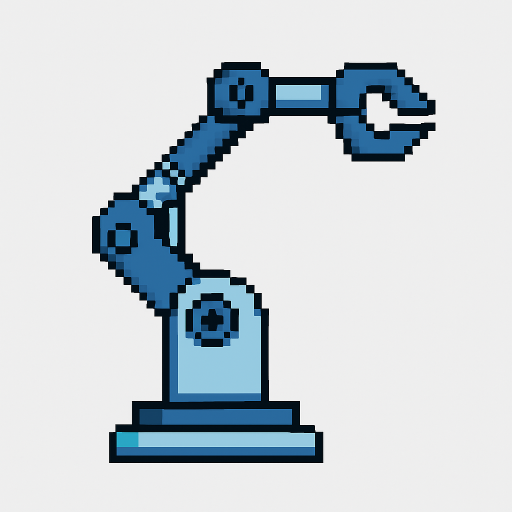
#> input picture testTempalates/45deg.png, 1024 x 1024 px (shown at 1/2 size)
$ python convertIImage.py
#> lines starting #> are read from the running program, lines starting #| are printed output that depends on the picture
import numpy as np
import cv2
import pyperclip
import os


def convert_img(file_name, img_name, width, height):
    """
    Convert an image to a C-style array (RGB565 format), copy to clipboard.

    :param file_name: Path to the input image.
    :param img_name: Name of the output C array.
    :param width: Target width of the image.
    :param height: Target height of the image.
    """
#> called with file_name = '45deg.png', img_name = 'paimon', width = 50, height = 50
    if not os.path.exists(file_name):
        raise FileNotFoundError(f"File not found: {file_name}")

    img = cv2.imread(file_name)
#> img is the input picture: shape (1024, 1024, 3); mean B, G, R 214.6, 209, 201
    if img is None:
        raise ValueError(f"Failed to load image: {file_name}")

    img = cv2.resize(img, (width, height), interpolation=cv2.INTER_NEAREST)
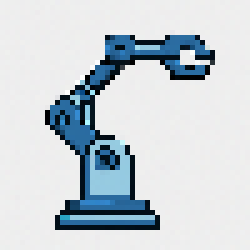
#> img: shape (50, 50, 3) (shown 5 times larger); mean B, G, R 214.3, 208.4, 200
    img = img.astype(np.uint16)

    # Convert BGR to RGB565 format
    img_r = img[:, :, 2] >> 3
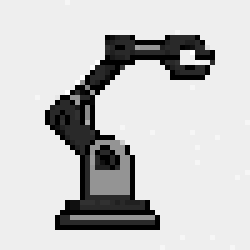
#> img_r: shape (50, 50) uint16 (shown 5 times larger); min 0, max 31, mean 24.4; drawn with min black and max white
    img_g = img[:, :, 1] >> 2
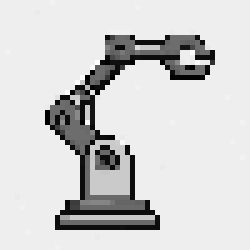
#> img_g: shape (50, 50) uint16 (shown 5 times larger); min 0, max 63, mean 51.7; drawn with min black and max white
    img_b = img[:, :, 0] >> 3
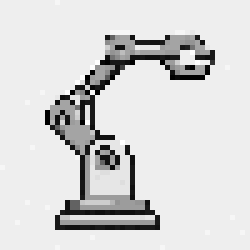
#> img_b: shape (50, 50) uint16 (shown 5 times larger); min 0, max 31, mean 26.1; drawn with min black and max white
    img = (img_r << 11) | (img_g << 5) | img_b
#> img: shape (50, 50) uint16

    img_flat = img.flatten()
#> img_flat = 2500 values, max 65535 at index 538, min 0 at index 621, mean 51559.3
    img_array = ', '.join(f"0x{x:04X}" for x in img_flat)
    output_code = f"unsigned short {img_name}[{width * height}] = {{{img_array}}};"

    # Add drawing functions
    output_code += "\n\n" + generate_draw_pixel_code(img_name, width, height)

    # Copy to clipboard
    pyperclip.copy(output_code)
    print("✅ C array and draw code copied to clipboard!")


def generate_draw_pixel_code(img_name, width, height):
    """
    Generate C code to draw and erase the image using plot_pixel().

    :param img_name: Name of the image array.
    :param width: Image width.
    :param height: Image height.
    :return: C function code as a string.
    """
    return f"""void plot_image_{img_name}(int x, int y) {{
    for (int i = 0; i < {height}; i++) {{
        for (int j = 0; j < {width}; j++) {{
            plot_pixel(x + j, y + i, {img_name}[i * {width} + j]);
        }}
    }}
}}

void erase_image_{img_name}(int x, int y) {{
    for (int i = 0; i < {height}; i++) {{
        for (int j = 0; j < {width}; j++) {{
            plot_pixel(x + j, y + i, 0);
        }}
    }}
}}"""


if __name__ == '__main__':
    convert_img(
        file_name='45deg.png',
        img_name='paimon',
        width=50,
        height=50
    )
